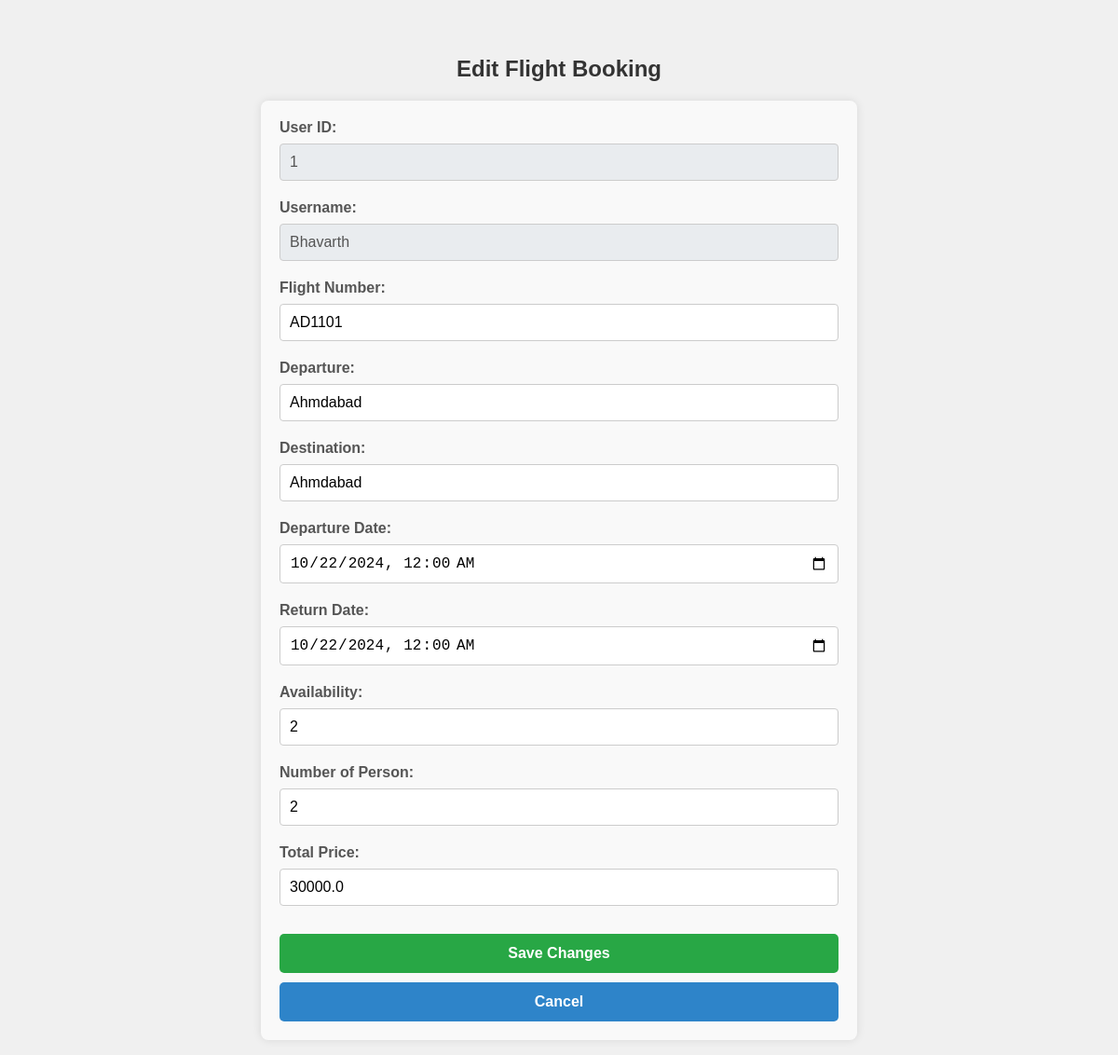
/admin_edit_flight/1, run on the app's committed database.
### app/model.py (models this page shows, shortened)
class User_register(db.Model):
    id = db.Column(db.Integer, primary_key=True)
    username = db.Column(db.String(150), unique=True)
    email = db.Column(db.String(150), unique=True)
    password = db.Column(db.String(50))
    confirmpassword = db.Column(db.String(50))

class Flight(db.Model):
    id = db.Column(db.Integer, primary_key=True)
    flight_number = db.Column(db.String(50), nullable=False)
    departure = db.Column(db.String(100), nullable=False)
    destination = db.Column(db.String(100), nullable=False)
    departure_date = db.Column(db.DateTime, nullable=False)
    return_date = db.Column(db.DateTime, nullable=False)
    availability = db.Column(db.Integer, nullable=False)
    price = db.Column(db.Float, nullable=False)

class FlightBooking(db.Model):
    __tablename__ = 'flight_bookings'
    id = db.Column(db.Integer, primary_key=True)
    flight_id = db.Column(db.Integer, db.ForeignKey('flight.id'))
    user_id = db.Column(db.Integer, db.ForeignKey('user_register.id'))
    num_of_people = db.Column(db.Integer, nullable=False)
    total_price = db.Column(db.Float, nullable=False)
    status = db.Column(db.Boolean, default=True)
    flight = db.relationship('Flight', backref='flight_bookings')
    user = db.relationship('User_register', backref='flight_bookings')

### app/route.py (the view, shortened to what this page needs)
@app.route("/admin_edit_flight/<int:booking_id>", methods=["GET", "POST"])
def edit_flight(booking_id):
    booking = FlightBooking.query.get_or_404(booking_id)
    flight = Flight.query.get_or_404(booking.flight_id)
    return render_template("admin_edit_flight.html", booking=booking, flight=flight)

### app/templates/admin_edit_flight.html (shortened to what this page needs)
<html>
  <head>
    <link rel="stylesheet" href="{{ url_for('static', filename='adminpanel_style.css') }}" />
  </head>
  <body>
    {% block content %}
      <h2>Edit Flight Booking</h2>
      <form action="{{ url_for('edit_flight', booking_id=booking.id) }}" method="POST" id="edit-booking-form">
        <div class="form-group">
          <label for="user_id">User ID:</label>
          <input type="text" id="user_id" name="user_id" value="{{ booking.user.id }}" disabled />
        </div>
        <div class="form-group">
          <label for="username">Username:</label>
          <input type="text" id="username" name="username" value="{{ booking.user.username }}" disabled />
        </div>
        <div class="form-group">
          <label for="flight_number">Flight Number:</label>
          <input type="text" id="flight_number" name="flight_number" value="{{ booking.flight.flight_number }}" required />
        </div>
        <div class="form-group">
          <label for="departure">Departure:</label>
          <input type="text" id="departure" name="departure" value="{{ booking.flight.departure }}" required />
        </div>
        <div class="form-group">
          <label for="destination">Destination:</label>
          <input type="text" id="destination" name="destination" value="{{ booking.flight.destination }}" required />
        </div>
        <div class="form-group">
            <label for="departure_date">Departure Date:</label>
            <input type="datetime-local" id="departure_date" name="departure_date"
                   value="{{ booking.flight.departure_date.strftime('%Y-%m-%dT%H:%M') }}" required />
        </div>
        <div class="form-group">
            <label for="return_date">Return Date:</label>
            <input type="datetime-local" id="return_date" name="return_date"
                   value="{{ booking.flight.return_date.strftime('%Y-%m-%dT%H:%M') }}" required />
        </div>
        <div class="form-group">
          <label for="availability">Availability:</label>
          <input type="number" id="availability" name="availability" value="{{ booking.flight.availability }}" readonly />
        </div>
        <div>
          <label for="num_of_people">Number of Person:</label>
          <input type="number" id="num_of_people" name="num_of_people" value="{{ booking.num_of_people }}" min="1" required oninput="calculateTotalPriceAndAvailability()" />
        </div>
        <div class="form-group">
          <label for="total_price">Total Price:</label>
          <input type="text" id="total_price" name="total_price" value="{{ booking.total_price }}" readonly />
        </div>
        <div class="form-actions">
          <button type="submit" class="btn"><b>Save Changes</b></button>
          <a href="{{ url_for('add_flight') }}" class="btn" style="background-color: #2e84c9; width: 96%"><b>Cancel</b></a>
        </div>
      </form>
{% endblock %}
  </body>
</html>

### app/static/adminpanel_style.css (style rules this page uses)
body { font-family: Arial, sans-serif; margin: 0; padding: 0; background-color: #f0f0f0; padding-top: 60px; }
h2 { text-align: center; color: #333; margin-bottom: 20px; }
a { display: block; text-align: center; margin-top: 20px; text-decoration: none; color: #007bff; font-weight: bold; transition: color 0.3s; }
.btn { background-color: #007bff; color: white; padding: 5px 10px; border: none; border-radius: 4px; cursor: pointer; }

### app/templates/admin_edit_flight.html (style rules this page uses)
#edit-booking-form { background-color: #f9f9f9; padding: 20px; margin-top: 20px; border-radius: 8px; box-shadow: 0 0 10px rgba(0, 0, 0, 0.1); max-width: 600px; margin-left: auto; margin-right: auto; }
#edit-booking-form label { font-weight: bold; display: block; margin-bottom: 8px; color: #555; }
#edit-booking-form input[type='number'], #edit-booking-form input[type='date'], #edit-booking-form input[type='text'], #edit-booking-form input[type='datetime-local'] { width: 100%; padding: 10px; font-size: 16px; border: 1px solid #ccc; border-radius: 4px; margin-bottom: 20px; box-sizing: border-box; }
#edit-booking-form input[type='text'][disabled] { background-color: #e9ecef; }
#edit-booking-form button, #edit-booking-form a.btn { background-color: #28a745; color: white; padding: 12px; border: none; border-radius: 5px; font-size: 16px; cursor: pointer; width: 100%; text-align: center; transition: background-color 0.3s ease; text-decoration: none; display: block; margin-top: 10px; }
#edit-booking-form a.btn[style] { background-color: #dc3545; }

### data on the page
User_register: user_id "1", username "Bhavarth"
Flight: flight_number "AD1101", departure "Ahmdabad", destination "Ahmdabad", departure_date "10/22/2024 00:00", return_date "10/22/2024 00:00", availability "2"
FlightBooking: num_of_people "2", total_price "30000.0"
